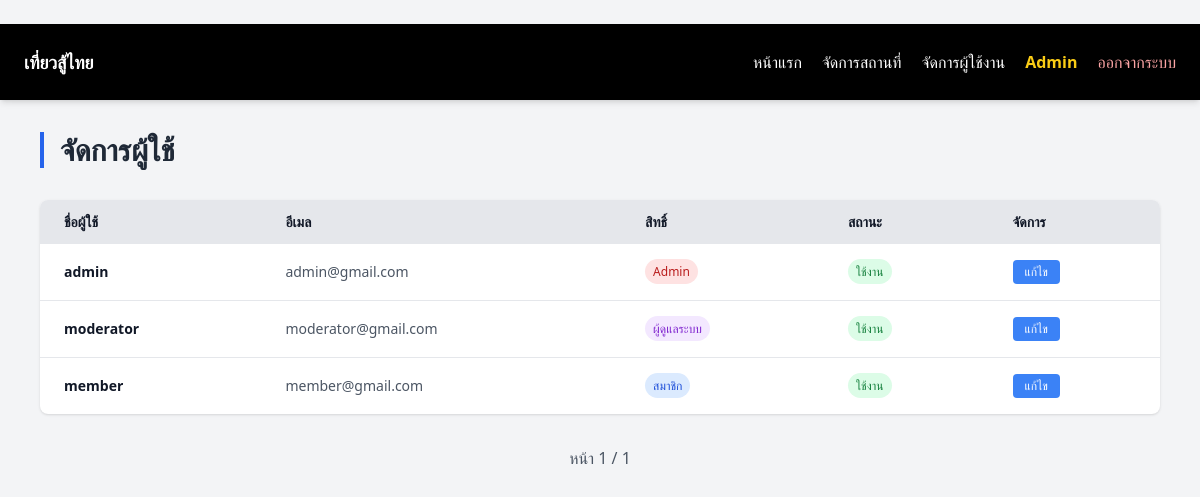
Screenshot of /users (signed in) with the database file from the repository.
### models.py (models this page shows)
class User(UserMixin, db.Model):
    __tablename__ = 'user'
    id = db.Column(db.Integer, primary_key=True)
    username = db.Column(db.String(100), unique=True, nullable=False)
    surname = db.Column(db.String(100), nullable=True)
    password = db.Column(db.String(100), nullable=False)
    email = db.Column(db.String(100), nullable=True)
    role = db.Column(db.String(20), default='member')
    is_active = db.Column(db.Boolean, default=True)
    places = db.relationship('Place', backref='user', lazy=True)
    logs = db.relationship('SystemLog', backref='user', lazy=True)

### app.py (the view)
@app.route('/users')
@login_required
def admin_users():
    if current_user.role != 'admin':
        return redirect(url_for('index'))
    page = request.args.get('page', 1, type=int)
    users = User.query.paginate(page=page, per_page=20)
    return render_template('users.html', users=users)

### app.py (called while the page is built)
@login_manager.user_loader
def load_user(user_id):
    return User.query.get(int(user_id))

### templates/users.html (shortened to what this page needs)
﻿{% extends "base.html" %}
{% block content %}
<div class="max-w-6xl mx-auto px-4 py-8">
    <h1 class="text-3xl font-bold text-gray-800 border-l-4 border-blue-600 pl-4 mb-8">
        จัดการผู้ใช้
    </h1>
    <div class="bg-white rounded-lg shadow overflow-hidden">
        <table class="w-full">
            <thead class="bg-gray-200">
                <tr>
                    <th class="px-6 py-3 text-left text-sm font-semibold text-gray-900">ชื่อผู้ใช้</th>
                    <th class="px-6 py-3 text-left text-sm font-semibold text-gray-900">อีเมล</th>
                    <th class="px-6 py-3 text-left text-sm font-semibold text-gray-900">สิทธิ์</th>
                    <th class="px-6 py-3 text-left text-sm font-semibold text-gray-900">สถานะ</th>
                    <th class="px-6 py-3 text-left text-sm font-semibold text-gray-900">จัดการ</th>
                </tr>
            </thead>
            <tbody class="divide-y">
                {% for user in users.items %}
                <tr class="hover:bg-gray-50">
                    <td class="px-6 py-4 text-sm text-gray-900"><strong>{{ user.username }}</strong></td>
                    <td class="px-6 py-4 text-sm text-gray-600">{{ user.email if user.email else 'ไม่ระบุ' }}</td>
                    <td class="px-6 py-4 text-sm text-gray-600">
                        <span
                            class="px-2 py-1 rounded-full text-xs font-medium {% if user.role == 'admin' %}bg-red-100 text-red-700{% elif user.role == 'moderator' %}bg-purple-100 text-purple-700{% else %}bg-blue-100 text-blue-700{% endif %}">
                            {% if user.role == 'admin' %}Admin{% elif user.role == 'moderator' %}ผู้ดูแลระบบ{% else
                            %}สมาชิก{% endif %}
                        </span>
                    </td>
                    <td class="px-6 py-4 text-sm">
                        {% if user.is_active %}
                        <span class="px-2 py-1 rounded-full text-xs font-medium bg-green-100 text-green-700">
                            ใช้งาน</span>
                        {% else %}
                        <span class="px-2 py-1 rounded-full text-xs font-medium bg-red-100 text-red-700">
                            ปิดใช้งาน</span>
                        {% endif %}
                    </td>
                    <td class="px-6 py-4 text-sm"><a href="/users/edit/{{ user.id }}"
                            class="inline-block bg-blue-500 hover:bg-blue-600 text-white px-3 py-1 rounded transition text-xs">
                            แก้ไข</a></td>
                </tr>
                {% endfor %}
            </tbody>
        </table>
    </div>
    <div class="mt-6 flex justify-center gap-2">
        <span class="px-4 py-2 text-gray-600">หน้า {{ users.page }} / {{ users.pages }}</span>
    </div>
</div>
{% endblock %}

### templates/base.html (shortened to what this page needs)
<!DOCTYPE html>
<html>
<head>
    <script src="https://cdn.tailwindcss.com"></script>
</head>
<body class="bg-gray-100">
    <nav class="bg-black text-white px-6 py-6 flex items-center
            sticky top-0 z-50 backdrop-blur-md shadow-md">
        <a href="/" class="font-semibold text-lg">เที่ยวสู้ไทย</a>
        <div class="ml-auto flex gap-5 items-center">
            <a href="/" class="hover:text-yellow-400">หน้าแรก</a>
            {% if current_user.is_authenticated %}
            {% if current_user.role == 'admin' %}
            <a href="/admin/manage">จัดการสถานที่</a>
            <a href="/users">จัดการผู้ใช้งาน</a>
            <a href="/admin" class="text-yellow-400 font-semibold">Admin</a>
            {% endif %}
            <a href="/logout" class="text-red-300 hover:text-red-400">
                ออกจากระบบ
            </a>
            {% else %}
            <a href="/login" class="hover:text-yellow-400">
                เข้าสู่ระบบ
            </a>
            {% endif %}
        </div>
    </nav>
    <div>
        {% block content %}{% endblock %}
    </div>
</body>
</html>

### rows the page displays
User: username "admin", email "admin@gmail.com", role "Admin", is_active "ใช้งาน"
User: username "moderator", email "moderator@gmail.com", role "ผู้ดูแลระบบ", is_active "ใช้งาน"
User: username "member", email "member@gmail.com", role "สมาชิก", is_active "ใช้งาน"

### other values shown
{{ users.page }} "1"
{{ users.pages }} "1"
